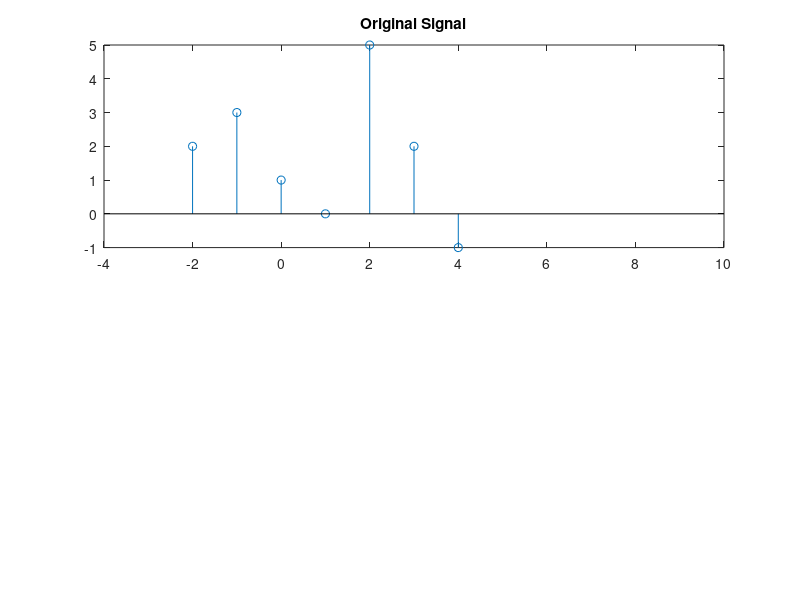

Reproduce this figure in MATLAB. (Note: this script raises an error after producing the figure.)

%code 
close all;
clear all;
clc;
x1=[2 3 1 0 5 2 -1]
n1=-2:4
figure(1)
subplot(2,1,1)
stem(n1,x1)
axis([-4 10 -1 5])
title('Original Signal')
[x2,n2]=shift_signal(x1,n1,-5)
subplot(2,1,2)
stem(n2,x2)
axis([-4 10 -1 5])
title('Shifted Signal using function(-5 units)')
